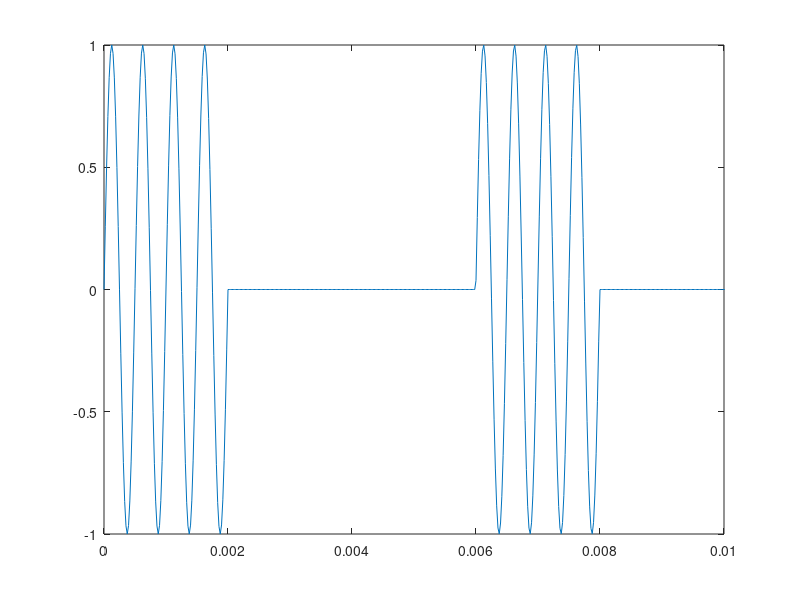
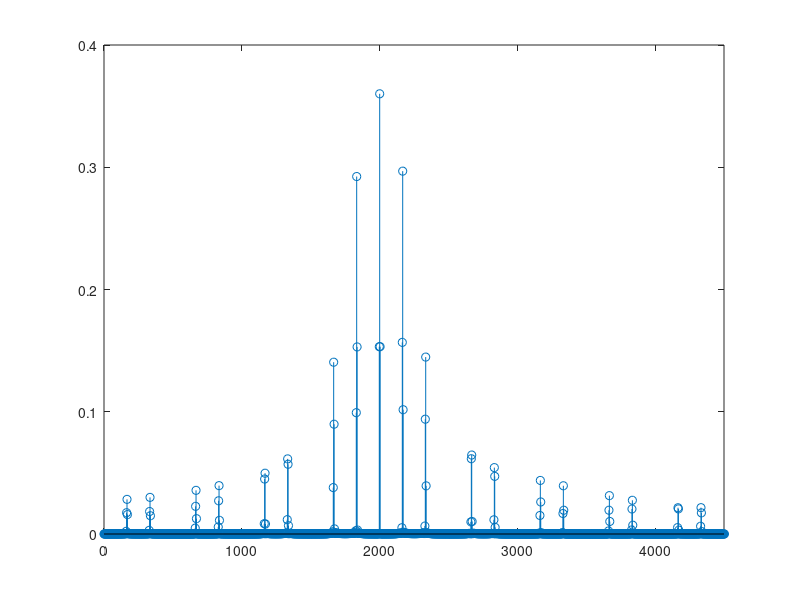

Write the MATLAB code that produced these figures, in order. (Note: this script raises an error after producing the figures.)
%zwiker fastl AM tone pag 2
setenv("GNUTERM", "x11");

fc = 48000;
sinc = 1/fc;
winsize = 16384;
binsize = fc/winsize;

dur = 2;
t = [0:sinc:dur-sinc];
Tm = 0.006; %periodo della modulante
Fm = round((1/Tm)/binsize)*binsize;	%frequenza della modulante
msamples = round(Tm/sinc);
d_cycle = 1/3; %fa la spaziatura ogni 3
msampleHigh = round(msamples*d_cycle);
squareTable = zeros(1,msamples);
squareTable(1:msampleHigh) = 1;
squareWav = zeros(size(t));
for k = 1:msamples:size(t,2)
	squareWav(k:k+msamples-1) = squareTable;
end
Fp = round(2000/binsize)*binsize; %frequenza carrier

im = 0.3; %indice di modulazione

m = squareWav;	%modulante
p = m(1:size(t,2)).*sin(2*pi*Fp*t);

figure(1)
plot(t,p)
axis([0 0.01])
print("tone_pulse.pdf", "-dpdf");

figure(2)

F = [0:binsize:fc-binsize];
h = hamming(winsize)';
pfft = fft(h.*p(1:winsize),winsize);
stem(F,4*abs(pfft)/winsize);
axis([0 4500])
print("tone_pulse.pdf", "-dpdf");

wavwrite(p',fc,"tone_pulse.wav")
